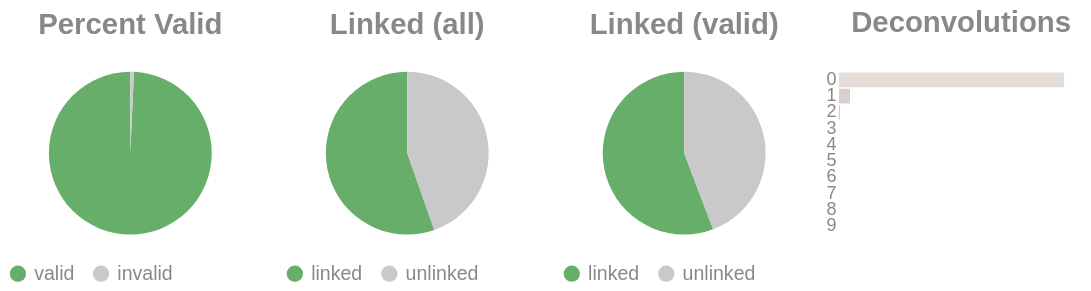

Write notebook code for a chart like this one.
### Code cell
if SKIPLR:
    pass
else:
    clash = Counter()
    for i in valids['molecule'].to_list():
        _mol = i.split("-")
        if len(_mol) == 1:
            clash.update('0')
        else:
            clash.update(_mol[-1])

    _d = {"deconvolutions": [], 'count': []}
    for k,v in clash.items():
        _d['deconvolutions'].append(k)
        _d['count'].append(v)

    tot_valid = valids['reads'].sum()
    mask = valids['reads'] >= 2
    n_linked_reads = valids.filter(mask)['reads'].sum()
    if n_linked_reads == 0:
        print_html("No linked molecules (>=2 reads) were detected; skipping linked-only distributions.")
        SKIPLR = True
    else:
        perc_valid = round(tot_valid / n_reads, 4)
        linked_perc_abs = round(n_linked_reads / n_reads, 4)
        linked_perc = round(n_linked_reads / tot_valid, 4)

    _valid = pl.DataFrame({"valids": ['valid', 'invalid'], "count": [tot_valid, n_reads - tot_valid]})
    _linked_abs = pl.DataFrame({"linked (absolute)": ['linked', 'unlinked'], "count": [n_linked_reads, n_reads - n_linked_reads]})
    _linked_rel = pl.DataFrame({"linked (valids)": ['linked', 'unlinked'], "count": [n_linked_reads, tot_valid - n_linked_reads]})

    (
        alt.hconcat(
            piechart(_valid, goodval = 'valid', title = "Percent Valid"),
            piechart(_linked_abs, goodval = "linked", title =  "Linked (all)"),
            piechart(_linked_rel, goodval = "linked", title =  "Linked (valid)"),
            convolutionbar(pl.DataFrame(_d), title = "Deconvolutions"),
            center = True,
            bounds = 'flush'
        )
        .resolve_scale(color='independent')
        .resolve_legend('independent')
        .properties(usermeta={'embedOptions': {"actions": False}})
    ).display()

### Figure 1 — Vega-Lite specification as saved in the notebook (floating-point values rounded to 4 significant figures)
{"width": "container", "height": 400, "config": {"title": {"anchor": "start", "dy": -15, "fontSize": 18, "color": "#888888", "subtitleColor": "#888888", "subtitleFontSize": 14}, "arc": {"fill": "#0072B2"}, "axis": {"domainColor": "#888888", "domainWidth": 0.5, "gridWidth": 0.2, "grid": false, "titleFontWeight": 400, "titleFontSize": 15, "labelFontSize": 11, "labelColor": "#888888", "tickColor": "#888888", "tickWidth": 0.2, "titleColor": "#888888"}, "axisBand": {"grid": false}, "axisX": {"grid": true, "tickSize": 10, "domainCap": "round"}, "axisY": {"domain": false, "grid": true, "tickSize": 0, "domainCap": "round"}, "background": "transparent", "header": {"labelFontSize": 15, "labelColor": "#888888", "titleFontSize": 15, "titleFontWeight": 600, "titleColor": "#888888"}, "legend": {"labelFont": "sans-serif", "labelFontSize": 12, "labelColor": "#888888", "symbolSize": 100, "symbolType": "circle", "titleFontSize": 12, "titlePadding": 10, "titleColor": "#888888", "title": null}, "range": {"category": ["#E69F00", "#56B4E9", "#009E73", "#F0E442", "#0072B2", "#D55E00", "#CC79A7", "#000000"], "diverging": ["#cfe8f3", "#a2d4ec", "#73bfe2", "#46abdb", "#1696d2", "#12719e"]}, "area": {"fill": "#0072B2", "fillOpacity": 0.7, "line": true, "strokeOpacity": 0.7}, "line": {"color": "#0072B2", "stroke": "#0072B2", "strokeWidth": 2}, "trail": {"color": "#0072B2", "stroke": "#0072B2", "strokeWidth": 0, "size": 1}, "point": {"filled": true, "fillOpacity": 1.0, "size": 95}, "text": {"color": "#888888", "fontSize": 11, "align": "right", "fontWeight": 400, "size": 11}, "bar": {"fill": "#0072B2", "stroke": null}, "view": {"stroke": null, "continuousWidth": 660, "continuousHeight": 400}}, "hconcat": [{"data": {"name": "data-22de4926c98073e588b4f7f3ad0b4106"}, "mark": {"type": "arc"}, "encoding": {"color": {"field": "valids", "legend": {"orient": "bottom", "title": null}, "scale": {"domain": ["valid", "invalid"], "range": ["#68ae6b", "#C9C9C9"]}, "title": "Valids", "type": "nominal"}, "theta": {"field": "count", "type": "quantitative"}, "tooltip": [{"field": "valids", "title": "Valids", "type": "ordinal"}, {"field": "percent", "format": ".2%", "title": "Percent", "type": "quantitative"}, {"field": "count", "title": "Count", "type": "quantitative"}]}, "height": 100, "title": {"text": "Percent Valid", "align": "center", "anchor": "middle"}, "transform": [{"calculate": "datum.count / 13597477", "as": "percent"}], "width": 150}, {"data": {"name": "data-461c90ad5957b4cbe1b293c70cdf88d1"}, "mark": {"type": "arc"}, "encoding": {"color": {"field": "linked (absolute)", "legend": {"orient": "bottom", "title": null}, "scale": {"domain": ["linked", "unlinked"], "range": ["#68ae6b", "#C9C9C9"]}, "title": "Linked (Absolute)", "type": "nominal"}, "theta": {"field": "count", "type": "quantitative"}, "tooltip": [{"field": "linked (absolute)", "title": "Linked (Absolute)", "type": "ordinal"}, {"field": "percent", "format": ".2%", "title": "Percent", "type": "quantitative"}, {"field": "count", "title": "Count", "type": "quantitative"}]}, "height": 100, "title": {"text": "Linked (all)", "align": "center", "anchor": "middle"}, "transform": [{"calculate": "datum.count / 13597477", "as": "percent"}], "width": 150}, {"data": {"name": "data-55e53ace8a0ae05cda664ee3c742a673"}, "mark": {"type": "arc"}, "encoding": {"color": {"field": "linked (valids)", "legend": {"orient": "bottom", "title": null}, "scale": {"domain": ["linked", "unlinked"], "range": ["#68ae6b", "#C9C9C9"]}, "title": "Linked (Valids)", "type": "nominal"}, "theta": {"field": "count", "type": "quantitative"}, "tooltip": [{"field": "linked (valids)", "title": "Linked (Valids)", "type": "ordinal"}, {"field": "percent", "format": ".2%", "title": "Percent", "type": "quantitative"}, {"field": "count", "title": "Count", "type": "quantitative"}]}, "height": 100, "title": {"text": "Linked (valid)", "align": "center", "anchor": "middle"}, "transform": [{"calculate": "datum.count / 13501310", "as": "percent"}], "width": 150}, {"data": {"name": "data-77291ccdf3c5b0bf8496aef834e3a301"}, "mark": {"type": "bar"}, "encoding": {"color": {"field": "deconvolutions", "legend": null, "scale": {"scheme": "lightgreyred"}, "type": "nominal"}, "tooltip": [{"field": "deconvolutions", "title": "Deconvolutions", "type": "ordinal"}, {"field": "percent", "format": ".2%", "title": "Percent", "type": "quantitative"}, {"field": "count", "title": "Count", "type": "quantitative"}], "x": {"axis": null, "field": "count", "type": "quantitative"}, "y": {"field": "deconvolutions", "sort": "ascending", "title": null, "type": "nominal"}}, "height": 100, "title": {"text": "Deconvolutions", "align": "center", "anchor": "middle"}, "transform": [{"calculate": "datum.count / 7768013", "as": "percent"}], "width": 150}], "bounds": "flush", "center": true, "resolve": {"legend": {"angle": "independent"}, "scale": {"color": "independent"}}, "usermeta": {"embedOptions": {"actions": false}}, "$schema": "https://vega.github.io/schema/vega-lite/v6.1.0.json", "datasets": {"data-22de4926c98073e588b4f7f3ad0b4106": [{"valids": "valid", "count": 13501310}, {"valids": "invalid", "count": 96167}], "data-461c90ad5957b4cbe1b293c70cdf88d1": [{"linked (absolute)": "linked", "count": 7531717}, {"linked (absolute)": "unlinked", "count": 6065760}], "data-55e53ace8a0ae05cda664ee3c742a673": [{"linked (valids)": "linked", "count": 7531717}, {"linked (valids)": "unlinked", "count": 5969593}], "data-77291ccdf3c5b0bf8496aef834e3a301": [{"deconvolutions": "0", "count": 7370737}, {"deconvolutions": "1", "count": 362631}, {"deconvolutions": "2", "count": 30300}, {"deconvolutions": "3", "count": 3608}, {"deconvolutions": "4", "count": 568}, {"deconvolutions": "5", "count": 117}, {"deconvolutions": "6", "count": 33}, {"deconvolutions": "7", "count": 12}, {"deconvolutions": "8", "count": 5}, {"deconvolutions": "9", "count": 2}]}}
